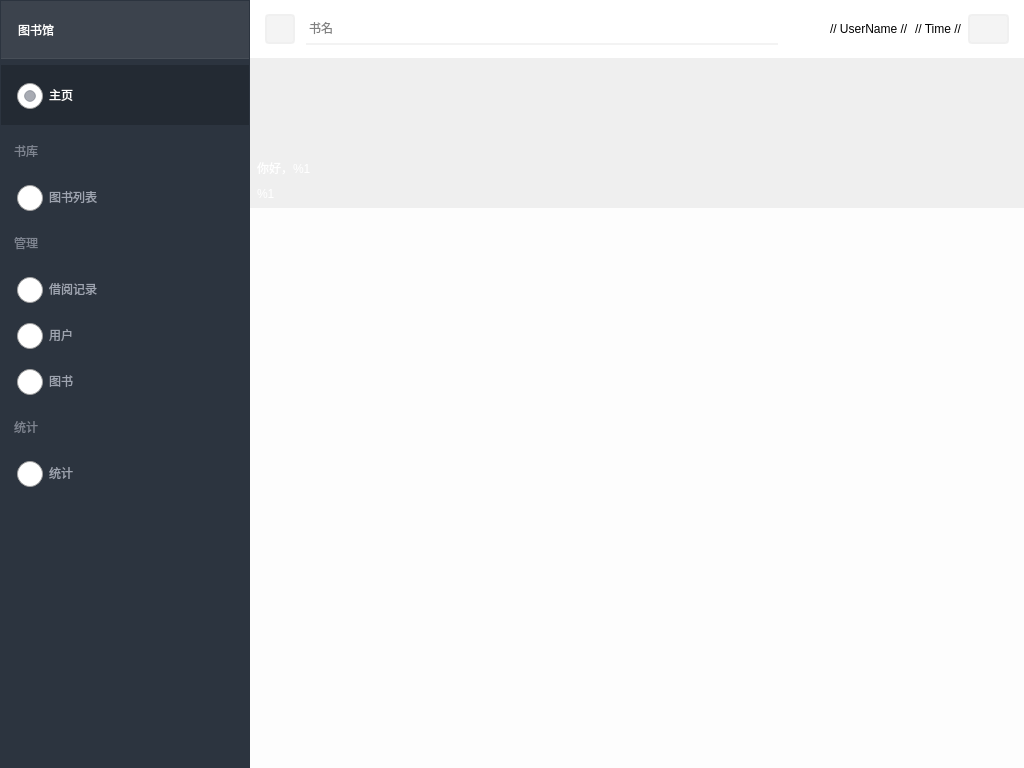
<?xml version="1.0" encoding="UTF-8"?>
<ui version="4.0">
 <class>MainWindow</class>
 <widget class="QMainWindow" name="MainWindow">
  <property name="geometry">
   <rect>
    <x>0</x>
    <y>0</y>
    <width>1024</width>
    <height>768</height>
   </rect>
  </property>
  <property name="mouseTracking">
   <bool>true</bool>
  </property>
  <property name="windowTitle">
   <string>MainWindow</string>
  </property>
  <property name="styleSheet">
   <string notr="true"/>
  </property>
  <widget class="QWidget" name="centralwidget">
   <property name="mouseTracking">
    <bool>true</bool>
   </property>
   <property name="styleSheet">
    <string notr="true">#centralwidget
{
	border-image:url(:/Wallpaper/wallpaper_3.jpg);
}</string>
   </property>
   <layout class="QHBoxLayout" name="horizontalLayout">
    <property name="spacing">
     <number>0</number>
    </property>
    <property name="leftMargin">
     <number>0</number>
    </property>
    <property name="topMargin">
     <number>0</number>
    </property>
    <property name="rightMargin">
     <number>0</number>
    </property>
    <property name="bottomMargin">
     <number>0</number>
    </property>
    <item>
     <widget class="QWidget" name="NavigatorWidget" native="true">
      <property name="sizePolicy">
       <sizepolicy hsizetype="Fixed" vsizetype="Preferred">
        <horstretch>0</horstretch>
        <verstretch>0</verstretch>
       </sizepolicy>
      </property>
      <property name="minimumSize">
       <size>
        <width>250</width>
        <height>0</height>
       </size>
      </property>
      <property name="styleSheet">
       <string notr="true">#NavigatorWidget
{
	background-color:rgb(44, 52, 63);
}</string>
      </property>
      <layout class="QVBoxLayout" name="verticalLayout">
       <property name="leftMargin">
        <number>1</number>
       </property>
       <property name="topMargin">
        <number>1</number>
       </property>
       <property name="rightMargin">
        <number>1</number>
       </property>
       <property name="bottomMargin">
        <number>1</number>
       </property>
       <item>
        <widget class="QWidget" name="ProgramNameWidget" native="true">
         <property name="sizePolicy">
          <sizepolicy hsizetype="Preferred" vsizetype="Fixed">
           <horstretch>0</horstretch>
           <verstretch>0</verstretch>
          </sizepolicy>
         </property>
         <property name="minimumSize">
          <size>
           <width>0</width>
           <height>50</height>
          </size>
         </property>
         <property name="styleSheet">
          <string notr="true">#ProgramNameWidget
{
	background-color:rgb(60, 67, 77);
	border-bottom:1px solid rgba(255,255,255,15);
}</string>
         </property>
         <layout class="QHBoxLayout" name="horizontalLayout_2">
          <item>
           <widget class="QLabel" name="ProgramName">
            <property name="sizePolicy">
             <sizepolicy hsizetype="Preferred" vsizetype="Fixed">
              <horstretch>0</horstretch>
              <verstretch>0</verstretch>
             </sizepolicy>
            </property>
            <property name="minimumSize">
             <size>
              <width>0</width>
              <height>40</height>
             </size>
            </property>
            <property name="styleSheet">
             <string notr="true">#ProgramName
{
	font:16px &quot;黑体&quot;;
	color:white;
	padding-left:5px;
}</string>
            </property>
            <property name="text">
             <string>图书馆</string>
            </property>
            <property name="alignment">
             <set>Qt::AlignLeading|Qt::AlignLeft|Qt::AlignVCenter</set>
            </property>
           </widget>
          </item>
         </layout>
        </widget>
       </item>
       <item>
        <widget class="QWidget" name="ListWidget" native="true">
         <property name="styleSheet">
          <string notr="true">QRadioButton
{
	height:40px;
	font: 16px &quot;黑体&quot;;
	color:rgb(158, 164, 176);
	padding-left:15px;
}
QLabel
{
	height:30px;
	font:bold 16px &quot;黑体&quot;;
	color:rgb(126, 132, 144);
	padding-left:10px;
}
QRadioButton::indicator
{
	width:17px;
	height:17px;
	margin-right:10px;
}
QRadioButton:checked
{
	color:white;
	background-color:rgba(0,0,0,50);
}
QRadioButton:hover
{
	background-color:rgba(255,255,255,30);
}
QRadioButton:pressed
{
	color:white;
}</string>
         </property>
         <layout class="QVBoxLayout" name="ListLayout">
          <property name="leftMargin">
           <number>0</number>
          </property>
          <property name="topMargin">
           <number>0</number>
          </property>
          <property name="rightMargin">
           <number>0</number>
          </property>
          <property name="bottomMargin">
           <number>0</number>
          </property>
          <item>
           <widget class="QRadioButton" name="HomeButton">
            <property name="styleSheet">
             <string notr="true">#HomeButton
{
	height:60px;
}
#HomeButton::indicator:unchecked
{
	image:url(:/Icon/book1_black.png);
}
#HomeButton::indicator:checked
{
	image:url(:/Icon/book1_white.png);
}</string>
            </property>
            <property name="text">
             <string>主页</string>
            </property>
            <property name="checked">
             <bool>true</bool>
            </property>
           </widget>
          </item>
          <item>
           <widget class="QLabel" name="LibraryLabel">
            <property name="sizePolicy">
             <sizepolicy hsizetype="Preferred" vsizetype="Fixed">
              <horstretch>0</horstretch>
              <verstretch>0</verstretch>
             </sizepolicy>
            </property>
            <property name="minimumSize">
             <size>
              <width>0</width>
              <height>40</height>
             </size>
            </property>
            <property name="text">
             <string>书库</string>
            </property>
           </widget>
          </item>
          <item>
           <widget class="QRadioButton" name="BookListButton">
            <property name="styleSheet">
             <string notr="true">#BookListButton::indicator:unchecked
{
	image:url(:/Icon/book2_black.png);
}
#BookListButton::indicator:checked
{
	image:url(:/Icon/book2_white.png);
}</string>
            </property>
            <property name="text">
             <string>图书列表</string>
            </property>
           </widget>
          </item>
          <item>
           <widget class="QLabel" name="ManagerLabel">
            <property name="sizePolicy">
             <sizepolicy hsizetype="Preferred" vsizetype="Fixed">
              <horstretch>0</horstretch>
              <verstretch>0</verstretch>
             </sizepolicy>
            </property>
            <property name="minimumSize">
             <size>
              <width>0</width>
              <height>40</height>
             </size>
            </property>
            <property name="text">
             <string>管理</string>
            </property>
           </widget>
          </item>
          <item>
           <widget class="QRadioButton" name="RecordsButton">
            <property name="styleSheet">
             <string notr="true">#RecordsButton::indicator:unchecked
{
	image:url(:/Icon/book3_black.png);
}
#RecordsButton::indicator:checked
{
	image:url(:/Icon/book3_white.png);
}</string>
            </property>
            <property name="text">
             <string>借阅记录</string>
            </property>
           </widget>
          </item>
          <item>
           <widget class="QRadioButton" name="UsersButton">
            <property name="styleSheet">
             <string notr="true">#UsersButton::indicator:unchecked
{
	image:url(:/Icon/book3_black.png);
}
#UsersButton::indicator:checked
{
	image:url(:/Icon/book3_white.png);
}</string>
            </property>
            <property name="text">
             <string>用户</string>
            </property>
           </widget>
          </item>
          <item>
           <widget class="QRadioButton" name="BooksButton">
            <property name="styleSheet">
             <string notr="true">#BooksButton::indicator:unchecked
{
	image:url(:/Icon/book3_black.png);
}
#BooksButton::indicator:checked
{
	image:url(:/Icon/book3_white.png);
}</string>
            </property>
            <property name="text">
             <string>图书</string>
            </property>
           </widget>
          </item>
          <item>
           <widget class="QLabel" name="StatisticsLabel">
            <property name="sizePolicy">
             <sizepolicy hsizetype="Preferred" vsizetype="Fixed">
              <horstretch>0</horstretch>
              <verstretch>0</verstretch>
             </sizepolicy>
            </property>
            <property name="minimumSize">
             <size>
              <width>0</width>
              <height>40</height>
             </size>
            </property>
            <property name="text">
             <string>统计</string>
            </property>
           </widget>
          </item>
          <item>
           <widget class="QRadioButton" name="StatisticsButton">
            <property name="styleSheet">
             <string notr="true">#StatisticsButton::indicator:unchecked
{
	image:url(:/Icon/book3_black.png);
}
#StatisticsButton::indicator:checked
{
	image:url(:/Icon/book3_white.png);
}</string>
            </property>
            <property name="text">
             <string>统计</string>
            </property>
           </widget>
          </item>
         </layout>
        </widget>
       </item>
       <item>
        <spacer name="verticalSpacer">
         <property name="orientation">
          <enum>Qt::Vertical</enum>
         </property>
         <property name="sizeHint" stdset="0">
          <size>
           <width>20</width>
           <height>40</height>
          </size>
         </property>
        </spacer>
       </item>
      </layout>
     </widget>
    </item>
    <item>
     <layout class="QVBoxLayout" name="MainLayout">
      <item>
       <widget class="QWidget" name="MainWidget" native="true">
        <property name="mouseTracking">
         <bool>false</bool>
        </property>
        <property name="styleSheet">
         <string notr="true">QLabel, QPushButton, QLineEdit
{
	font:14px &quot;黑体&quot;;
}</string>
        </property>
        <layout class="QVBoxLayout" name="verticalLayout_3">
         <property name="spacing">
          <number>0</number>
         </property>
         <property name="leftMargin">
          <number>0</number>
         </property>
         <property name="topMargin">
          <number>0</number>
         </property>
         <property name="rightMargin">
          <number>0</number>
         </property>
         <property name="bottomMargin">
          <number>0</number>
         </property>
         <item>
          <widget class="QWidget" name="HeadWidget" native="true">
           <property name="sizePolicy">
            <sizepolicy hsizetype="Preferred" vsizetype="Fixed">
             <horstretch>0</horstretch>
             <verstretch>0</verstretch>
            </sizepolicy>
           </property>
           <property name="minimumSize">
            <size>
             <width>0</width>
             <height>58</height>
            </size>
           </property>
           <property name="styleSheet">
            <string notr="true">#HeadWidget
{
	background-color:rgba(255,255,255,250);
}
QPushButton
{
	border:2px solid rgb(240, 240, 240);
	background-color:rgb(244, 244, 244);
	border-radius:4px;
}
QPushButton:hover
{
	background-color:rgb(251,251,251);
}
QPushButton:pressed
{
	background-color:rgb(230,230,230);
}</string>
           </property>
           <layout class="QHBoxLayout" name="HeadLayout">
            <property name="leftMargin">
             <number>15</number>
            </property>
            <property name="rightMargin">
             <number>15</number>
            </property>
            <item>
             <widget class="QPushButton" name="TypeButton">
              <property name="sizePolicy">
               <sizepolicy hsizetype="Fixed" vsizetype="Preferred">
                <horstretch>0</horstretch>
                <verstretch>0</verstretch>
               </sizepolicy>
              </property>
              <property name="minimumSize">
               <size>
                <width>30</width>
                <height>30</height>
               </size>
              </property>
              <property name="maximumSize">
               <size>
                <width>30</width>
                <height>30</height>
               </size>
              </property>
              <property name="styleSheet">
               <string notr="true">#TypeButton
{
	image:url(:/Icon/more.png);
	padding:3px;
}
#TypeButton::menu-indicator
{
	image:None;
}</string>
              </property>
              <property name="text">
               <string/>
              </property>
             </widget>
            </item>
            <item>
             <spacer name="horizontalSpacer_3">
              <property name="orientation">
               <enum>Qt::Horizontal</enum>
              </property>
              <property name="sizeType">
               <enum>QSizePolicy::Fixed</enum>
              </property>
              <property name="sizeHint" stdset="0">
               <size>
                <width>5</width>
                <height>20</height>
               </size>
              </property>
             </spacer>
            </item>
            <item>
             <widget class="QWidget" name="SearchWidget" native="true">
              <property name="sizePolicy">
               <sizepolicy hsizetype="Preferred" vsizetype="Fixed">
                <horstretch>0</horstretch>
                <verstretch>0</verstretch>
               </sizepolicy>
              </property>
              <property name="minimumSize">
               <size>
                <width>0</width>
                <height>30</height>
               </size>
              </property>
              <property name="styleSheet">
               <string notr="true">#SearchWidget
{
	border-bottom:2px solid rgb(243, 243, 243);
}</string>
              </property>
              <layout class="QHBoxLayout" name="horizontalLayout_3">
               <property name="spacing">
                <number>0</number>
               </property>
               <property name="leftMargin">
                <number>0</number>
               </property>
               <property name="topMargin">
                <number>0</number>
               </property>
               <property name="rightMargin">
                <number>0</number>
               </property>
               <property name="bottomMargin">
                <number>2</number>
               </property>
               <item>
                <widget class="QLabel" name="TypeLabel">
                 <property name="styleSheet">
                  <string notr="true">#TypeLabel
{
	color:gray;
	padding-right:5px;
}</string>
                 </property>
                 <property name="text">
                  <string>书名</string>
                 </property>
                </widget>
               </item>
               <item>
                <widget class="QLineEdit" name="SearchBox">
                 <property name="sizePolicy">
                  <sizepolicy hsizetype="Expanding" vsizetype="Preferred">
                   <horstretch>0</horstretch>
                   <verstretch>0</verstretch>
                  </sizepolicy>
                 </property>
                 <property name="minimumSize">
                  <size>
                   <width>400</width>
                   <height>0</height>
                  </size>
                 </property>
                 <property name="styleSheet">
                  <string notr="true">#SearchBox
{
	border:0;
	font-size:18px;
	background-color: rgba(255,255,255,0);
}</string>
                 </property>
                </widget>
               </item>
               <item>
                <widget class="QPushButton" name="SearchButton">
                 <property name="minimumSize">
                  <size>
                   <width>30</width>
                   <height>30</height>
                  </size>
                 </property>
                 <property name="styleSheet">
                  <string notr="true">#SearchButton
{
	border:0;
	image:url(:/Icon/zoom.png);
	padding:5px;
	background-color:rgba(255,255,255,0);
}
#SearchButton:hover
{
	background-color:rgba(0,0,0,30);
}
#SearchButton:pressed
{
	background-color:rgba(0,0,0,60);
}</string>
                 </property>
                 <property name="text">
                  <string/>
                 </property>
                </widget>
               </item>
              </layout>
             </widget>
            </item>
            <item>
             <spacer name="horizontalSpacer">
              <property name="orientation">
               <enum>Qt::Horizontal</enum>
              </property>
              <property name="sizeType">
               <enum>QSizePolicy::Maximum</enum>
              </property>
              <property name="sizeHint" stdset="0">
               <size>
                <width>50</width>
                <height>20</height>
               </size>
              </property>
             </spacer>
            </item>
            <item>
             <widget class="QLabel" name="UserName">
              <property name="text">
               <string>// UserName //</string>
              </property>
             </widget>
            </item>
            <item>
             <widget class="QLabel" name="Time">
              <property name="text">
               <string notr="true">// Time //</string>
              </property>
              <property name="alignment">
               <set>Qt::AlignLeading|Qt::AlignLeft|Qt::AlignVCenter</set>
              </property>
             </widget>
            </item>
            <item>
             <widget class="QPushButton" name="UserButton">
              <property name="sizePolicy">
               <sizepolicy hsizetype="Fixed" vsizetype="Fixed">
                <horstretch>0</horstretch>
                <verstretch>0</verstretch>
               </sizepolicy>
              </property>
              <property name="minimumSize">
               <size>
                <width>30</width>
                <height>30</height>
               </size>
              </property>
              <property name="styleSheet">
               <string notr="true">#UserButton
{
	image:url(:/Icon/user.png);
	padding:5px;
}
#UserButton::menu-indicator
{
	image:none;
}</string>
              </property>
              <property name="text">
               <string/>
              </property>
             </widget>
            </item>
           </layout>
          </widget>
         </item>
         <item>
          <widget class="QWidget" name="BannerWidget" native="true">
           <property name="sizePolicy">
            <sizepolicy hsizetype="Preferred" vsizetype="Fixed">
             <horstretch>0</horstretch>
             <verstretch>0</verstretch>
            </sizepolicy>
           </property>
           <property name="minimumSize">
            <size>
             <width>0</width>
             <height>150</height>
            </size>
           </property>
           <property name="maximumSize">
            <size>
             <width>65535</width>
             <height>150</height>
            </size>
           </property>
           <property name="styleSheet">
            <string notr="true"/>
           </property>
           <layout class="QVBoxLayout" name="BannerLayout">
            <property name="spacing">
             <number>10</number>
            </property>
            <property name="leftMargin">
             <number>7</number>
            </property>
            <property name="topMargin">
             <number>7</number>
            </property>
            <property name="rightMargin">
             <number>7</number>
            </property>
            <property name="bottomMargin">
             <number>7</number>
            </property>
            <item>
             <spacer name="verticalSpacer_2">
              <property name="orientation">
               <enum>Qt::Vertical</enum>
              </property>
              <property name="sizeHint" stdset="0">
               <size>
                <width>20</width>
                <height>40</height>
               </size>
              </property>
             </spacer>
            </item>
            <item>
             <widget class="QLabel" name="TitleLabel">
              <property name="sizePolicy">
               <sizepolicy hsizetype="Preferred" vsizetype="Preferred">
                <horstretch>0</horstretch>
                <verstretch>0</verstretch>
               </sizepolicy>
              </property>
              <property name="styleSheet">
               <string notr="true">#TitleLabel
{
	font:32px &quot;微软雅黑&quot;;
	color:white;
}</string>
              </property>
              <property name="text">
               <string>你好，%1</string>
              </property>
             </widget>
            </item>
            <item>
             <widget class="QLabel" name="DescribeLabel">
              <property name="styleSheet">
               <string notr="true">#DescribeLabel
{
	color:white;
	font: 16px &quot;微软雅黑&quot;;
}</string>
              </property>
              <property name="text">
               <string>%1</string>
              </property>
             </widget>
            </item>
           </layout>
          </widget>
         </item>
         <item>
          <widget class="QStackedWidget" name="stackedWidget">
           <property name="styleSheet">
            <string notr="true">#stackedWidget
{
	background-color:rgba(255,255,255,230);
}</string>
           </property>
           <property name="currentIndex">
            <number>0</number>
           </property>
           <widget class="QWidget" name="page"/>
           <widget class="QWidget" name="page_2"/>
          </widget>
         </item>
        </layout>
       </widget>
      </item>
     </layout>
    </item>
   </layout>
  </widget>
 </widget>
 <resources/>
 <connections>
  <connection>
   <sender>HomeButton</sender>
   <signal>toggled(bool)</signal>
   <receiver>MainWindow</receiver>
   <slot>onChangedWidget(bool)</slot>
   <hints>
    <hint type="sourcelabel">
     <x>124</x>
     <y>94</y>
    </hint>
    <hint type="destinationlabel">
     <x>511</x>
     <y>383</y>
    </hint>
   </hints>
  </connection>
  <connection>
   <sender>BookListButton</sender>
   <signal>toggled(bool)</signal>
   <receiver>MainWindow</receiver>
   <slot>onChangedWidget(bool)</slot>
   <hints>
    <hint type="sourcelabel">
     <x>124</x>
     <y>196</y>
    </hint>
    <hint type="destinationlabel">
     <x>511</x>
     <y>383</y>
    </hint>
   </hints>
  </connection>
  <connection>
   <sender>UsersButton</sender>
   <signal>toggled(bool)</signal>
   <receiver>MainWindow</receiver>
   <slot>onChangedWidget(bool)</slot>
   <hints>
    <hint type="sourcelabel">
     <x>124</x>
     <y>334</y>
    </hint>
    <hint type="destinationlabel">
     <x>511</x>
     <y>383</y>
    </hint>
   </hints>
  </connection>
  <connection>
   <sender>BooksButton</sender>
   <signal>toggled(bool)</signal>
   <receiver>MainWindow</receiver>
   <slot>onChangedWidget(bool)</slot>
   <hints>
    <hint type="sourcelabel">
     <x>124</x>
     <y>380</y>
    </hint>
    <hint type="destinationlabel">
     <x>511</x>
     <y>383</y>
    </hint>
   </hints>
  </connection>
  <connection>
   <sender>StatisticsButton</sender>
   <signal>toggled(bool)</signal>
   <receiver>MainWindow</receiver>
   <slot>onChangedWidget(bool)</slot>
   <hints>
    <hint type="sourcelabel">
     <x>124</x>
     <y>472</y>
    </hint>
    <hint type="destinationlabel">
     <x>511</x>
     <y>383</y>
    </hint>
   </hints>
  </connection>
  <connection>
   <sender>RecordsButton</sender>
   <signal>toggled(bool)</signal>
   <receiver>MainWindow</receiver>
   <slot>onChangedWidget(bool)</slot>
   <hints>
    <hint type="sourcelabel">
     <x>124</x>
     <y>288</y>
    </hint>
    <hint type="destinationlabel">
     <x>511</x>
     <y>383</y>
    </hint>
   </hints>
  </connection>
  <connection>
   <sender>SearchButton</sender>
   <signal>clicked()</signal>
   <receiver>MainWindow</receiver>
   <slot>onSearchButtonClicked()</slot>
   <hints>
    <hint type="sourcelabel">
     <x>767</x>
     <y>28</y>
    </hint>
    <hint type="destinationlabel">
     <x>511</x>
     <y>383</y>
    </hint>
   </hints>
  </connection>
  <connection>
   <sender>SearchBox</sender>
   <signal>returnPressed()</signal>
   <receiver>MainWindow</receiver>
   <slot>onSearchButtonClicked()</slot>
   <hints>
    <hint type="sourcelabel">
     <x>552</x>
     <y>28</y>
    </hint>
    <hint type="destinationlabel">
     <x>511</x>
     <y>383</y>
    </hint>
   </hints>
  </connection>
  <connection>
   <sender>SearchBox</sender>
   <signal>textChanged(QString)</signal>
   <receiver>MainWindow</receiver>
   <slot>onSearchTextChanged(QString)</slot>
   <hints>
    <hint type="sourcelabel">
     <x>552</x>
     <y>28</y>
    </hint>
    <hint type="destinationlabel">
     <x>511</x>
     <y>383</y>
    </hint>
   </hints>
  </connection>
 </connections>
 <slots>
  <slot>onChangedWidget(bool)</slot>
  <slot>onSearchButtonClicked()</slot>
  <slot>onSearchTextChanged(QString)</slot>
 </slots>
</ui>
